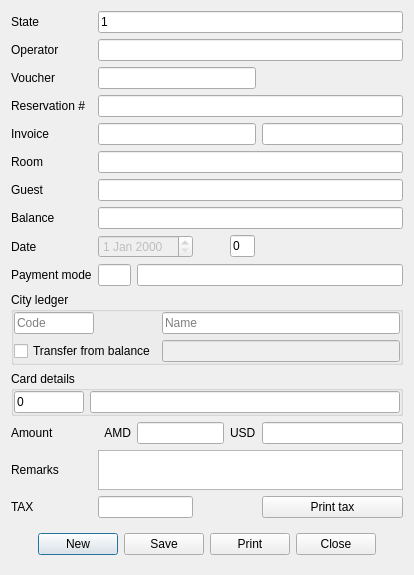
<?xml version="1.0" encoding="UTF-8"?>
<ui version="4.0">
 <class>DlgAdvanceEntry</class>
 <widget class="QDialog" name="DlgAdvanceEntry">
  <property name="geometry">
   <rect>
    <x>0</x>
    <y>0</y>
    <width>412</width>
    <height>530</height>
   </rect>
  </property>
  <property name="windowTitle">
   <string>Advance entry</string>
  </property>
  <layout class="QVBoxLayout" name="verticalLayout">
   <item>
    <layout class="QGridLayout" name="gridLayout">
     <item row="11" column="0" colspan="6">
      <widget class="QGroupBox" name="grCard">
       <property name="enabled">
        <bool>true</bool>
       </property>
       <property name="title">
        <string>Card details</string>
       </property>
       <layout class="QGridLayout" name="gridLayout_2">
        <property name="leftMargin">
         <number>0</number>
        </property>
        <property name="topMargin">
         <number>0</number>
        </property>
        <property name="rightMargin">
         <number>0</number>
        </property>
        <property name="bottomMargin">
         <number>0</number>
        </property>
        <item row="0" column="0">
         <widget class="EQLineEdit" name="leCardCode">
          <property name="enabled">
           <bool>true</bool>
          </property>
          <property name="maximumSize">
           <size>
            <width>70</width>
            <height>16777215</height>
           </size>
          </property>
          <property name="text">
           <string>0</string>
          </property>
          <property name="Field" stdset="0">
           <string>f_card</string>
          </property>
         </widget>
        </item>
        <item row="0" column="1" colspan="2">
         <widget class="EQLineEdit" name="leCardName">
          <property name="enabled">
           <bool>true</bool>
          </property>
          <property name="focusPolicy">
           <enum>Qt::NoFocus</enum>
          </property>
          <property name="readOnly">
           <bool>true</bool>
          </property>
         </widget>
        </item>
       </layout>
      </widget>
     </item>
     <item row="13" column="1" colspan="5">
      <widget class="EQTextEdit" name="teRemarks">
       <property name="maximumSize">
        <size>
         <width>16777215</width>
         <height>40</height>
        </size>
       </property>
       <property name="Field" stdset="0">
        <string>f_remarks</string>
       </property>
      </widget>
     </item>
     <item row="12" column="2" colspan="2">
      <widget class="EQLineEdit" name="leAmount">
       <property name="Field" stdset="0">
        <string>f_amount</string>
       </property>
      </widget>
     </item>
     <item row="15" column="0" colspan="6">
      <widget class="QWidget" name="widget" native="true">
       <layout class="QHBoxLayout" name="horizontalLayout">
        <item>
         <spacer name="horizontalSpacer">
          <property name="orientation">
           <enum>Qt::Horizontal</enum>
          </property>
          <property name="sizeHint" stdset="0">
           <size>
            <width>32</width>
            <height>20</height>
           </size>
          </property>
         </spacer>
        </item>
        <item>
         <widget class="QPushButton" name="btnNew">
          <property name="text">
           <string>New</string>
          </property>
         </widget>
        </item>
        <item>
         <widget class="QPushButton" name="btnSave">
          <property name="text">
           <string>Save</string>
          </property>
         </widget>
        </item>
        <item>
         <widget class="QPushButton" name="btnPrint">
          <property name="text">
           <string>Print</string>
          </property>
         </widget>
        </item>
        <item>
         <widget class="QPushButton" name="btnCancel">
          <property name="text">
           <string>Close</string>
          </property>
         </widget>
        </item>
        <item>
         <spacer name="horizontalSpacer_2">
          <property name="orientation">
           <enum>Qt::Horizontal</enum>
          </property>
          <property name="sizeHint" stdset="0">
           <size>
            <width>32</width>
            <height>20</height>
           </size>
          </property>
         </spacer>
        </item>
       </layout>
      </widget>
     </item>
     <item row="7" column="1" colspan="5">
      <widget class="EQLineEdit" name="leBalance">
       <property name="focusPolicy">
        <enum>Qt::NoFocus</enum>
       </property>
       <property name="readOnly">
        <bool>true</bool>
       </property>
      </widget>
     </item>
     <item row="8" column="4">
      <widget class="EQLineEdit" name="lineEdit">
       <property name="maximumSize">
        <size>
         <width>25</width>
         <height>16777215</height>
        </size>
       </property>
       <property name="text">
        <string>0</string>
       </property>
       <property name="Field" stdset="0">
        <string>f_canceled</string>
       </property>
      </widget>
     </item>
     <item row="12" column="0">
      <widget class="QLabel" name="label_6">
       <property name="text">
        <string>Amount</string>
       </property>
      </widget>
     </item>
     <item row="8" column="0">
      <widget class="QLabel" name="label_4">
       <property name="text">
        <string>Date</string>
       </property>
      </widget>
     </item>
     <item row="3" column="0">
      <widget class="QLabel" name="label_2">
       <property name="text">
        <string>Reservation #</string>
       </property>
      </widget>
     </item>
     <item row="9" column="0">
      <widget class="QLabel" name="label_5">
       <property name="text">
        <string>Payment mode</string>
       </property>
      </widget>
     </item>
     <item row="2" column="1" colspan="4">
      <widget class="EQLineEdit" name="leVaucher"/>
     </item>
     <item row="4" column="0">
      <widget class="QLabel" name="label_11">
       <property name="text">
        <string>Invoice</string>
       </property>
      </widget>
     </item>
     <item row="5" column="1" colspan="5">
      <widget class="EQLineEdit" name="leRoom">
       <property name="readOnly">
        <bool>true</bool>
       </property>
      </widget>
     </item>
     <item row="5" column="0">
      <widget class="QLabel" name="label_8">
       <property name="text">
        <string>Room</string>
       </property>
      </widget>
     </item>
     <item row="2" column="0">
      <widget class="QLabel" name="label_10">
       <property name="text">
        <string>Voucher</string>
       </property>
      </widget>
     </item>
     <item row="14" column="5">
      <widget class="QPushButton" name="btnPrintTax">
       <property name="text">
        <string>Print tax</string>
       </property>
      </widget>
     </item>
     <item row="14" column="1" colspan="2">
      <widget class="EQLineEdit" name="leTax">
       <property name="readOnly">
        <bool>true</bool>
       </property>
      </widget>
     </item>
     <item row="4" column="1" colspan="4">
      <widget class="EQLineEdit" name="leInvoice">
       <property name="readOnly">
        <bool>true</bool>
       </property>
      </widget>
     </item>
     <item row="14" column="0">
      <widget class="QLabel" name="label_14">
       <property name="text">
        <string>TAX</string>
       </property>
      </widget>
     </item>
     <item row="3" column="1" colspan="5">
      <widget class="EQLineEdit" name="leReserveId">
       <property name="readOnly">
        <bool>true</bool>
       </property>
       <property name="Field" stdset="0">
        <string>f_reservation</string>
       </property>
       <property name="ShowButton" stdset="0">
        <bool>true</bool>
       </property>
      </widget>
     </item>
     <item row="8" column="1" colspan="2">
      <widget class="EQDateEdit" name="deDate">
       <property name="enabled">
        <bool>false</bool>
       </property>
       <property name="focusPolicy">
        <enum>Qt::NoFocus</enum>
       </property>
       <property name="Field" stdset="0">
        <string>f_date</string>
       </property>
      </widget>
     </item>
     <item row="9" column="2" colspan="4">
      <widget class="EQLineEdit" name="lePaymentName">
       <property name="focusPolicy">
        <enum>Qt::NoFocus</enum>
       </property>
       <property name="readOnly">
        <bool>true</bool>
       </property>
      </widget>
     </item>
     <item row="1" column="1" colspan="5">
      <widget class="EQLineEdit" name="leUser">
       <property name="Field" stdset="0">
        <string>f_user</string>
       </property>
      </widget>
     </item>
     <item row="6" column="1" colspan="5">
      <widget class="EQLineEdit" name="leGuest">
       <property name="focusPolicy">
        <enum>Qt::NoFocus</enum>
       </property>
       <property name="readOnly">
        <bool>true</bool>
       </property>
      </widget>
     </item>
     <item row="10" column="0" colspan="6">
      <widget class="QGroupBox" name="grCityLedger">
       <property name="title">
        <string>City ledger</string>
       </property>
       <layout class="QGridLayout" name="gridLayout_3">
        <property name="leftMargin">
         <number>0</number>
        </property>
        <property name="topMargin">
         <number>0</number>
        </property>
        <property name="rightMargin">
         <number>0</number>
        </property>
        <property name="bottomMargin">
         <number>0</number>
        </property>
        <item row="0" column="1">
         <widget class="EQLineEdit" name="leCityLedgerCode">
          <property name="maximumSize">
           <size>
            <width>80</width>
            <height>16777215</height>
           </size>
          </property>
          <property name="placeholderText">
           <string>Code</string>
          </property>
          <property name="Field" stdset="0">
           <string>f_cityLedger</string>
          </property>
         </widget>
        </item>
        <item row="0" column="2">
         <widget class="EQLineEdit" name="leCityLedgerName">
          <property name="focusPolicy">
           <enum>Qt::NoFocus</enum>
          </property>
          <property name="readOnly">
           <bool>true</bool>
          </property>
          <property name="placeholderText">
           <string>Name</string>
          </property>
         </widget>
        </item>
        <item row="1" column="1">
         <widget class="QCheckBox" name="chUserFromBalance">
          <property name="text">
           <string>Transfer from balance</string>
          </property>
         </widget>
        </item>
        <item row="1" column="2">
         <widget class="EQDoubleEdit" name="leCLbalance">
          <property name="enabled">
           <bool>false</bool>
          </property>
         </widget>
        </item>
       </layout>
      </widget>
     </item>
     <item row="9" column="1">
      <widget class="EQLineEdit" name="lePaymentCode">
       <property name="maximumSize">
        <size>
         <width>40</width>
         <height>16777215</height>
        </size>
       </property>
       <property name="Field" stdset="0">
        <string>f_paymentMode</string>
       </property>
      </widget>
     </item>
     <item row="0" column="1" colspan="5">
      <widget class="EQLineEdit" name="leState">
       <property name="focusPolicy">
        <enum>Qt::NoFocus</enum>
       </property>
       <property name="text">
        <string>1</string>
       </property>
       <property name="Field" stdset="0">
        <string>f_state</string>
       </property>
      </widget>
     </item>
     <item row="6" column="0">
      <widget class="QLabel" name="label_3">
       <property name="text">
        <string>Guest</string>
       </property>
      </widget>
     </item>
     <item row="1" column="0">
      <widget class="QLabel" name="lbOperator">
       <property name="text">
        <string>Operator</string>
       </property>
      </widget>
     </item>
     <item row="12" column="1">
      <widget class="QLabel" name="label_12">
       <property name="text">
        <string>AMD</string>
       </property>
       <property name="alignment">
        <set>Qt::AlignRight|Qt::AlignTrailing|Qt::AlignVCenter</set>
       </property>
      </widget>
     </item>
     <item row="7" column="0">
      <widget class="QLabel" name="label_9">
       <property name="text">
        <string>Balance</string>
       </property>
      </widget>
     </item>
     <item row="13" column="0">
      <widget class="QLabel" name="label_7">
       <property name="text">
        <string>Remarks</string>
       </property>
      </widget>
     </item>
     <item row="12" column="4">
      <widget class="QLabel" name="label_13">
       <property name="text">
        <string>USD</string>
       </property>
      </widget>
     </item>
     <item row="0" column="0">
      <widget class="QLabel" name="lbState">
       <property name="text">
        <string>State</string>
       </property>
      </widget>
     </item>
     <item row="12" column="5">
      <widget class="EQLineEdit" name="leAmountUSD">
       <property name="focusPolicy">
        <enum>Qt::NoFocus</enum>
       </property>
       <property name="readOnly">
        <bool>true</bool>
       </property>
       <property name="Field" stdset="0">
        <string>f_amountUSD</string>
       </property>
      </widget>
     </item>
     <item row="4" column="5">
      <widget class="QLineEdit" name="leTCVoucher"/>
     </item>
    </layout>
   </item>
  </layout>
 </widget>
 <customwidgets>
  <customwidget>
   <class>EQLineEdit</class>
   <extends>QLineEdit</extends>
   <header location="global">eqlineedit.h</header>
   <slots>
    <signal>customButtonClicked(bool)</signal>
   </slots>
  </customwidget>
  <customwidget>
   <class>EQDoubleEdit</class>
   <extends>QLineEdit</extends>
   <header location="global">eqdoubleedit.h</header>
  </customwidget>
  <customwidget>
   <class>EQDateEdit</class>
   <extends>QDateEdit</extends>
   <header location="global">eqdateedit.h</header>
  </customwidget>
  <customwidget>
   <class>EQTextEdit</class>
   <extends>QTextEdit</extends>
   <header location="global">eqtextedit.h</header>
  </customwidget>
 </customwidgets>
 <tabstops>
  <tabstop>leReserveId</tabstop>
  <tabstop>lePaymentCode</tabstop>
  <tabstop>leCityLedgerCode</tabstop>
  <tabstop>leCardCode</tabstop>
  <tabstop>leAmount</tabstop>
  <tabstop>teRemarks</tabstop>
  <tabstop>btnSave</tabstop>
  <tabstop>btnPrint</tabstop>
  <tabstop>btnCancel</tabstop>
  <tabstop>leAmountUSD</tabstop>
  <tabstop>leCityLedgerName</tabstop>
 </tabstops>
 <resources/>
 <connections/>
</ui>
